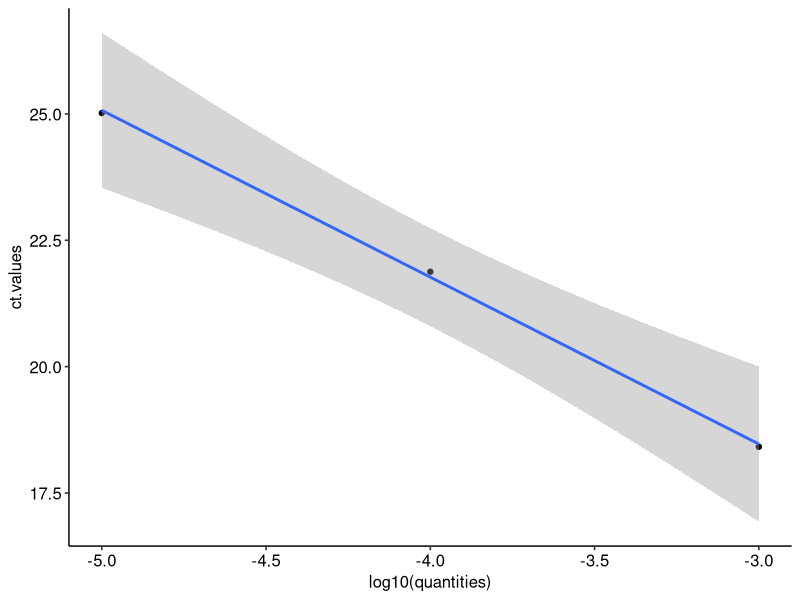
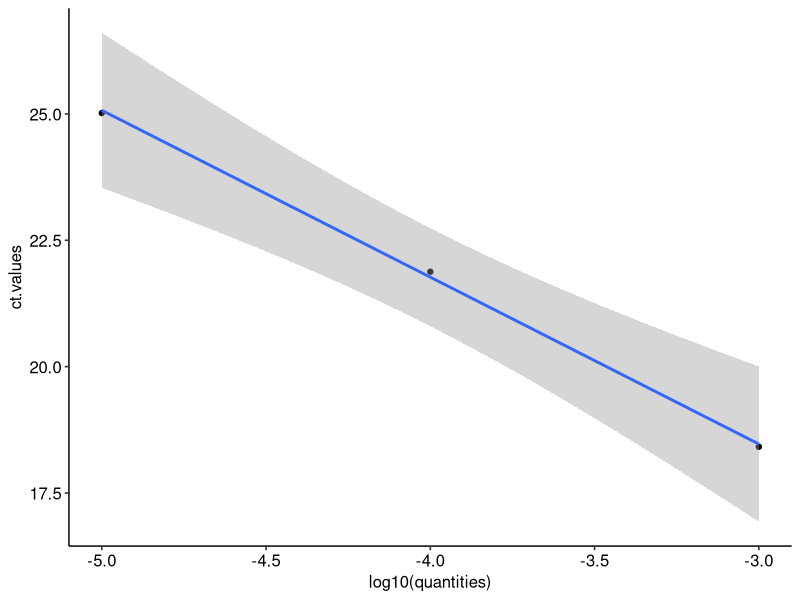
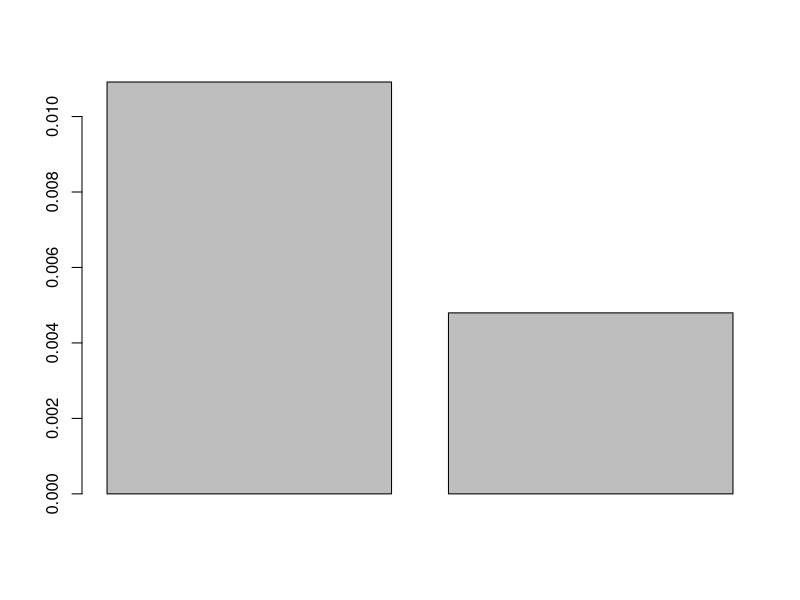
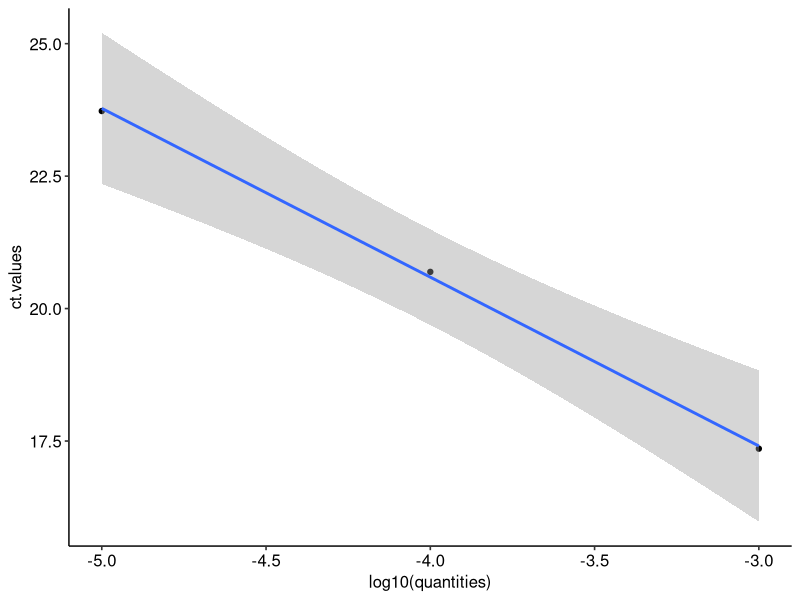
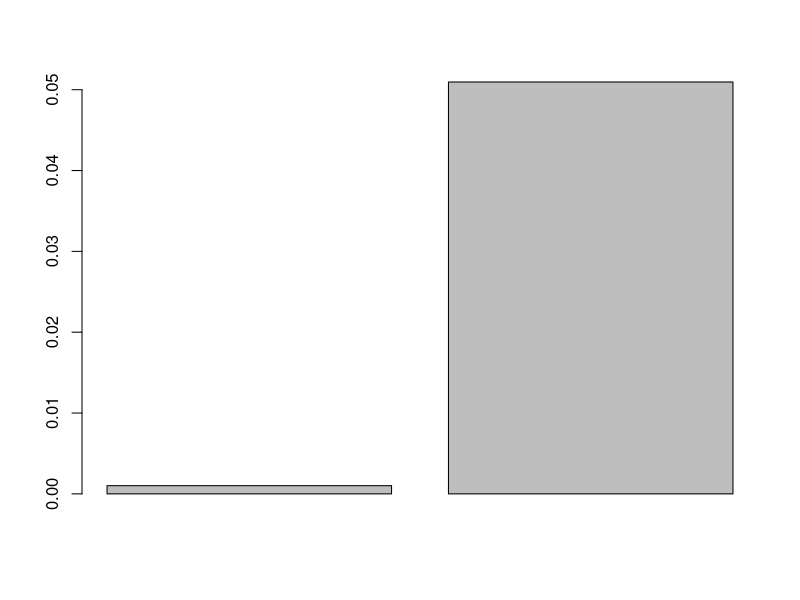

The R script that drew these images, in order:
## Author: Pedro de los Reyes Rodriguez
## Email: pedro.reyes@ibvf.csic.es
## Date: March 2021

# A powerful way to determine whether your qPCR assay is 
# optimized is to run serial dilutions of a template and 
# use the results to generate a standard curve. 
# The template used for this purpose can be a target with 
# known concentration (e.g., nanograms of genomic DNA 
# or copies of plasmid DNA) or a sample of unknown quantity 
# (e.g., cDNA). The standard curve is constructed by plotting 
# the log of the starting quantity of template 
# (or the dilution factor, for unknownquantities) 
# against the CTvalue obtained during amplification of each dilution. 
# The equation of the linear regression line, 
# along with Pearson’s correlationcoefficient (r) or 
# the coefficient of determination (R2), can then be used 
# to evaluate whether your qPCR assay is optimized.

# Also, using the standard curve for each primers pair, we take
# into account the pcr efficiency for each one. Thus we can 
# compare different amplicons

quantities <- c(0.001,0.0001,0.00001)
dilution.factors <- c(10,100,1000) 
ct.values <- c(18.4140918285678, 21.877853335891, 25.0173875151059)

std.curve <- data.frame(quantities, dilution.factors, ct.values)
head(std.curve)

# build a simple regression model that we can use to predict 
# quantities (x) by establishing a statistically significant 
# linear relationship with Ct values (y)


# Load required packages:
#   
#   tidyverse for data manipulation and visualization
#   ggpubr: creates easily a publication ready-plot

library(tidyverse)
library(ggpubr)


theme_set(theme_pubr())

ggplot(std.curve, aes(y = ct.values, x = log10(quantities))) +
  geom_point() +
  stat_smooth(method = lm)

# compute the correlation coefficient between the two variables
cor(std.curve$ct.values, std.curve$quantities)

model <- lm(ct.values ~ log10(quantities), data = std.curve)
model
#y=-3.305x + 8.550

summary(model)

other.ct.value <- 19.5170410715608
quantitie.of.interest <- (other.ct.value-model$coefficients[1])/model$coefficients[2]
10^quantitie.of.interest 

#hurra



##Real data:

# In this case, my genotypes are co10 (co mutant, control)
# and co overexpressor (35SCO). You can modify the variable
# names with your condition

########-------ACTINA Promoter-------####

qpcr.data <- read.table(file = "act_promoter.csv", sep = ",", header = TRUE)


std1 <- mean(qpcr.data$ct_values[qpcr.data$sample == "std1"])
std10 <- mean(qpcr.data$ct_values[qpcr.data$sample == "std10"])
std100 <- mean(qpcr.data$ct_values[qpcr.data$sample == "std100"])
quantities <- c(0.001,0.0001,0.00001)

std.curve <- data.frame(quantities, c(std1,std10,std100))
colnames(std.curve) <- c("quantities", "ct.values")
head(std.curve)

ggplot(std.curve, aes(y = ct.values, x = log10(quantities))) +
  geom_point() +
  stat_smooth(method = lm)

# compute the correlation coefficient between the two variables
cor(std.curve$ct.values, std.curve$quantities)

#Build the model
model <- lm(ct.values ~ log10(quantities), data = std.curve)
model


#Extract data, predict starting DNA quantity for each technical rep
co10.input <- qpcr.data$ct_values[qpcr.data$sample == "co10_input"]
co10.ip <- qpcr.data$ct_values[qpcr.data$sample == "co10_ip"]
x35sco.input <- qpcr.data$ct_values[qpcr.data$sample == "35sco_input"]
x35sco.ip <- qpcr.data$ct_values[qpcr.data$sample == "35sco_ip"]



co10.input.quant <- 10^((co10.input-model$coefficients[1])/model$coefficients[2])
co10.ip.quant <- 10^((co10.ip-model$coefficients[1])/model$coefficients[2])
x35sco.input.quant <- 10^((x35sco.input-model$coefficients[1])/model$coefficients[2])
x35sco.ip.quant <- 10^((x35sco.ip-model$coefficients[1])/model$coefficients[2])

#Calculate mean and estimate the result/percent/enrichment or whatever
co10.input.mean <- mean(co10.input.quant, na.rm = TRUE)
co10.ip.mean <- mean(co10.ip.quant, na.rm = TRUE)
co10.result <- co10.ip.mean*10/co10.input.mean

x35sco.input.mean <- mean(x35sco.input.quant, na.rm = TRUE)
x35sco.ip.mean <- mean(x35sco.ip.quant, na.rm = TRUE)
x35sco.result <- x35sco.ip.mean*10/x35sco.input.mean


barplot(c(co10.result, x35sco.result))

########-------FT Promoter-------####

qpcr.data <- read.table(file = "FT_promoter_CORE1.csv", sep = ",", header = TRUE)


std1 <- mean(qpcr.data$ct_values[qpcr.data$sample == "std1"])
std10 <- mean(qpcr.data$ct_values[qpcr.data$sample == "std10"])
std100 <- mean(qpcr.data$ct_values[qpcr.data$sample == "std100"])
quantities <- c(0.001,0.0001,0.00001)

std.curve <- data.frame(quantities, c(std1,std10,std100))
colnames(std.curve) <- c("quantities", "ct.values")
head(std.curve)

ggplot(std.curve, aes(y = ct.values, x = log10(quantities))) +
  geom_point() +
  stat_smooth(method = lm)

# compute the correlation coefficient between the two variables
cor(std.curve$ct.values, std.curve$quantities)

#Build the model
model <- lm(ct.values ~ log10(quantities), data = std.curve)
model


#Extract data, predict starting DNA quantity for each technical rep
co10.input <- qpcr.data$ct_values[qpcr.data$sample == "co10_input"]
co10.ip <- qpcr.data$ct_values[qpcr.data$sample == "co10_ip"]
x35sco.input <- qpcr.data$ct_values[qpcr.data$sample == "35sco_input"]
x35sco.ip <- qpcr.data$ct_values[qpcr.data$sample == "35sco_ip"]



co10.input.quant <- 10^((co10.input-model$coefficients[1])/model$coefficients[2])
co10.ip.quant <- 10^((co10.ip-model$coefficients[1])/model$coefficients[2])
x35sco.input.quant <- 10^((x35sco.input-model$coefficients[1])/model$coefficients[2])
x35sco.ip.quant <- 10^((x35sco.ip-model$coefficients[1])/model$coefficients[2])

#Calculate mean and estimate the result/percent/enrichment or whatever
co10.input.mean <- mean(co10.input.quant, na.rm = TRUE)
co10.ip.mean <- mean(co10.ip.quant, na.rm = TRUE)
co10.result <- co10.ip.mean*10/co10.input.mean

x35sco.input.mean <- mean(x35sco.input.quant, na.rm = TRUE)
x35sco.ip.mean <- mean(x35sco.ip.quant, na.rm = TRUE)
x35sco.result <- x35sco.ip.mean*10/x35sco.input.mean


barplot(c(co10.result, x35sco.result))



